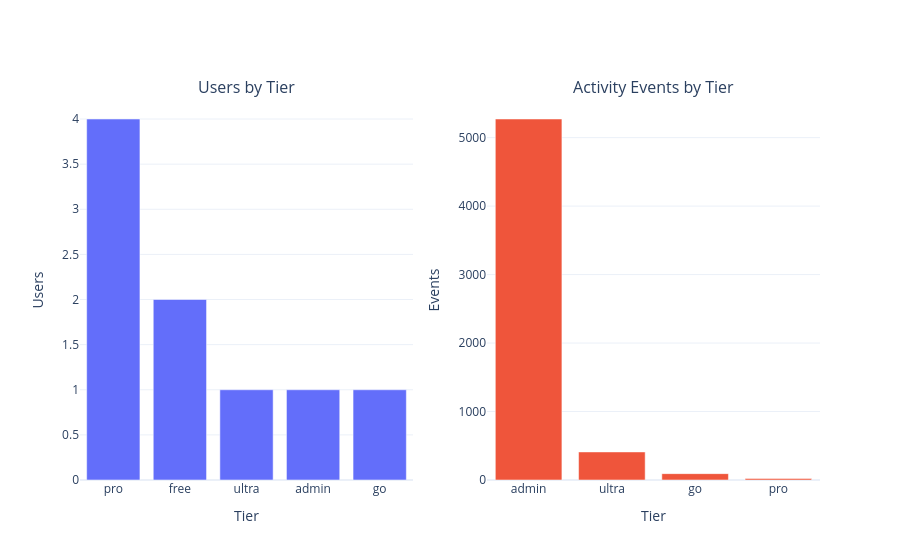

This figure's notebook cell:
### Markdown cell above
## 9) Tier breakdown and activity by tier

### Code cell
# Replace SQL with pandas aggregation
from plotly.subplots import make_subplots

if not df_profiles.empty:
    tier_breakdown = df_profiles['tier'].fillna('unknown').value_counts().reset_index()
    tier_breakdown.columns = ['tier', 'users']
else:
    tier_breakdown = pd.DataFrame(columns=['tier', 'users'])

if not activity_df.empty and not df_profiles.empty:
    act_prof = pd.merge(activity_df, df_profiles[['id', 'tier']], left_on='profile_id', right_on='id', how='left')
    act_prof['tier'] = act_prof['tier'].fillna('unknown')
    
    activity_by_tier = act_prof.groupby('tier').agg(
        events=('profile_id', 'count'),
        active_users=('profile_id', 'nunique')
    ).reset_index()
    activity_by_tier.sort_values('events', ascending=False, inplace=True)
else:
    activity_by_tier = pd.DataFrame(columns=['tier', 'events', 'active_users'])

fig = make_subplots(rows=1, cols=2, subplot_titles=('Users by Tier', 'Activity Events by Tier'))
if not tier_breakdown.empty:
    fig.add_trace(go.Bar(x=tier_breakdown['tier'], y=tier_breakdown['users'], name='Users'), row=1, col=1)
if not activity_by_tier.empty:
    fig.add_trace(go.Bar(x=activity_by_tier['tier'], y=activity_by_tier['events'], name='Events'), row=1, col=2)

fig.update_layout(xaxis_title='Tier', yaxis_title='Users', xaxis2_title='Tier', yaxis2_title='Events', showlegend=False)
fig.show()

tier_breakdown, activity_by_tier

### Figure 1 — Plotly figure (JSON) as saved in the notebook; plotly's stock layout.template omitted (floating-point values rounded to 4 significant figures)
{"data": [{"name": "Users", "type": "bar", "x": ["pro", "free", "ultra", "admin", "go"], "xaxis": "x", "y": [4, 2, 1, 1, 1], "yaxis": "y"}, {"name": "Events", "type": "bar", "x": ["admin", "ultra", "go", "pro"], "xaxis": "x2", "y": [5272, 410, 93, 23], "yaxis": "y2"}], "layout": {"annotations": [{"font": {"size": 16}, "showarrow": false, "text": "Users by Tier", "x": 0.225, "xanchor": "center", "xref": "paper", "y": 1, "yanchor": "bottom", "yref": "paper"}, {"font": {"size": 16}, "showarrow": false, "text": "Activity Events by Tier", "x": 0.775, "xanchor": "center", "xref": "paper", "y": 1, "yanchor": "bottom", "yref": "paper"}], "showlegend": false, "xaxis": {"anchor": "y", "autorange": true, "domain": [0, 0.45], "range": [-0.5, 4.5], "title": {"text": "Tier"}, "type": "category"}, "xaxis2": {"anchor": "y2", "autorange": true, "domain": [0.55, 1], "range": [-0.5, 3.5], "title": {"text": "Tier"}, "type": "category"}, "yaxis": {"anchor": "x", "autorange": true, "domain": [0, 1], "range": [0, 4.211], "title": {"text": "Users"}, "type": "linear"}, "yaxis2": {"anchor": "x2", "autorange": true, "domain": [0, 1], "range": [0, 5549.0], "title": {"text": "Events"}, "type": "linear"}}}
